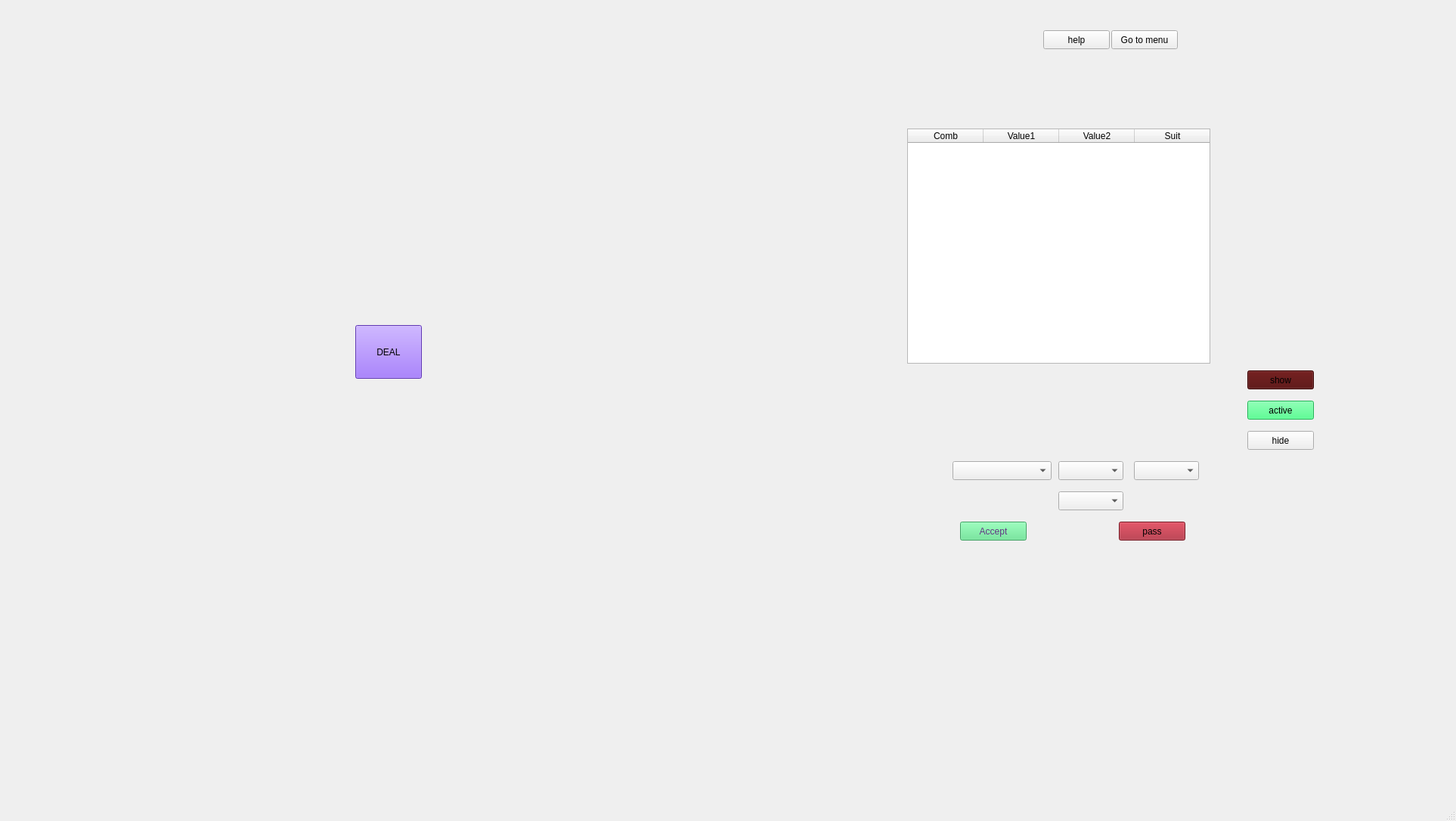
<?xml version="1.0" encoding="UTF-8"?>
<ui version="4.0">
 <class>PlayArena</class>
 <widget class="QMainWindow" name="PlayArena">
  <property name="geometry">
   <rect>
    <x>0</x>
    <y>0</y>
    <width>1926</width>
    <height>1086</height>
   </rect>
  </property>
  <property name="windowTitle">
   <string>PlayArena</string>
  </property>
  <property name="autoFillBackground">
   <bool>true</bool>
  </property>
  <property name="styleSheet">
   <string notr="true"/>
  </property>
  <widget class="QWidget" name="centralwidget">
   <widget class="QWidget" name="handWidget0" native="true">
    <property name="geometry">
     <rect>
      <x>370</x>
      <y>760</y>
      <width>321</width>
      <height>161</height>
     </rect>
    </property>
   </widget>
   <widget class="QWidget" name="deckImageWidget" native="true">
    <property name="geometry">
     <rect>
      <x>1020</x>
      <y>100</y>
      <width>120</width>
      <height>171</height>
     </rect>
    </property>
   </widget>
   <widget class="QWidget" name="handWidget1" native="true">
    <property name="geometry">
     <rect>
      <x>30</x>
      <y>500</y>
      <width>321</width>
      <height>161</height>
     </rect>
    </property>
   </widget>
   <widget class="QWidget" name="handWidget2" native="true">
    <property name="geometry">
     <rect>
      <x>10</x>
      <y>240</y>
      <width>321</width>
      <height>161</height>
     </rect>
    </property>
   </widget>
   <widget class="QWidget" name="handWidget3" native="true">
    <property name="geometry">
     <rect>
      <x>350</x>
      <y>20</y>
      <width>321</width>
      <height>161</height>
     </rect>
    </property>
   </widget>
   <widget class="QTableWidget" name="BetHistory">
    <property name="geometry">
     <rect>
      <x>1200</x>
      <y>170</y>
      <width>401</width>
      <height>311</height>
     </rect>
    </property>
    <property name="sizePolicy">
     <sizepolicy hsizetype="Fixed" vsizetype="Expanding">
      <horstretch>0</horstretch>
      <verstretch>0</verstretch>
     </sizepolicy>
    </property>
    <property name="autoFillBackground">
     <bool>false</bool>
    </property>
    <property name="styleSheet">
     <string notr="true"/>
    </property>
    <property name="horizontalScrollBarPolicy">
     <enum>Qt::ScrollBarAlwaysOff</enum>
    </property>
    <column>
     <property name="text">
      <string>Comb</string>
     </property>
    </column>
    <column>
     <property name="text">
      <string>Value1</string>
     </property>
    </column>
    <column>
     <property name="text">
      <string>Value2</string>
     </property>
    </column>
    <column>
     <property name="text">
      <string>Suit</string>
     </property>
    </column>
   </widget>
   <widget class="QWidget" name="handWidget4" native="true">
    <property name="geometry">
     <rect>
      <x>730</x>
      <y>270</y>
      <width>321</width>
      <height>161</height>
     </rect>
    </property>
   </widget>
   <widget class="QWidget" name="handWidget5" native="true">
    <property name="geometry">
     <rect>
      <x>730</x>
      <y>510</y>
      <width>321</width>
      <height>161</height>
     </rect>
    </property>
   </widget>
   <widget class="QWidget" name="endwidget" native="true">
    <property name="geometry">
     <rect>
      <x>350</x>
      <y>210</y>
      <width>341</width>
      <height>311</height>
     </rect>
    </property>
    <widget class="QLabel" name="endMesssadge">
     <property name="geometry">
      <rect>
       <x>35</x>
       <y>20</y>
       <width>201</width>
       <height>20</height>
      </rect>
     </property>
     <property name="text">
      <string/>
     </property>
    </widget>
    <widget class="QWidget" name="horizontalLayoutWidget">
     <property name="geometry">
      <rect>
       <x>10</x>
       <y>0</y>
       <width>321</width>
       <height>141</height>
      </rect>
     </property>
     <layout class="QHBoxLayout" name="cardPull"/>
    </widget>
    <widget class="QPushButton" name="startRound">
     <property name="geometry">
      <rect>
       <x>120</x>
       <y>220</y>
       <width>88</width>
       <height>71</height>
      </rect>
     </property>
     <property name="styleSheet">
      <string notr="true">QPushButton{background-color:#854DFA}</string>
     </property>
     <property name="text">
      <string>DEAL</string>
     </property>
    </widget>
    <widget class="QLabel" name="messadge">
     <property name="geometry">
      <rect>
       <x>10</x>
       <y>140</y>
       <width>151</width>
       <height>81</height>
      </rect>
     </property>
     <property name="text">
      <string/>
     </property>
    </widget>
   </widget>
   <widget class="QPushButton" name="helpButton">
    <property name="geometry">
     <rect>
      <x>1380</x>
      <y>40</y>
      <width>88</width>
      <height>25</height>
     </rect>
    </property>
    <property name="text">
     <string>help</string>
    </property>
   </widget>
   <widget class="QLabel" name="activeIndecator_0">
    <property name="geometry">
     <rect>
      <x>290</x>
      <y>826</y>
      <width>66</width>
      <height>61</height>
     </rect>
    </property>
    <property name="text">
     <string/>
    </property>
   </widget>
   <widget class="QLabel" name="activeIndecator_1">
    <property name="geometry">
     <rect>
      <x>20</x>
      <y>670</y>
      <width>66</width>
      <height>61</height>
     </rect>
    </property>
    <property name="text">
     <string/>
    </property>
   </widget>
   <widget class="QLabel" name="avtiveIndecator_3">
    <property name="geometry">
     <rect>
      <x>270</x>
      <y>20</y>
      <width>66</width>
      <height>51</height>
     </rect>
    </property>
    <property name="text">
     <string/>
    </property>
   </widget>
   <widget class="QLabel" name="avtiveIndecator_4">
    <property name="geometry">
     <rect>
      <x>910</x>
      <y>200</y>
      <width>66</width>
      <height>51</height>
     </rect>
    </property>
    <property name="text">
     <string/>
    </property>
   </widget>
   <widget class="QLabel" name="avtiveIndecator_5">
    <property name="geometry">
     <rect>
      <x>1000</x>
      <y>680</y>
      <width>66</width>
      <height>51</height>
     </rect>
    </property>
    <property name="text">
     <string/>
    </property>
   </widget>
   <widget class="QLabel" name="activeIndecator_2">
    <property name="geometry">
     <rect>
      <x>10</x>
      <y>160</y>
      <width>66</width>
      <height>61</height>
     </rect>
    </property>
    <property name="text">
     <string/>
    </property>
   </widget>
   <widget class="QPushButton" name="pushButton">
    <property name="geometry">
     <rect>
      <x>1470</x>
      <y>40</y>
      <width>88</width>
      <height>25</height>
     </rect>
    </property>
    <property name="text">
     <string>Go to menu</string>
    </property>
   </widget>
   <widget class="QWidget" name="widget" native="true">
    <property name="geometry">
     <rect>
      <x>1260</x>
      <y>610</y>
      <width>341</width>
      <height>121</height>
     </rect>
    </property>
    <widget class="QComboBox" name="combinationTitles">
     <property name="geometry">
      <rect>
       <x>0</x>
       <y>0</y>
       <width>131</width>
       <height>25</height>
      </rect>
     </property>
    </widget>
    <widget class="QComboBox" name="value_1Titles">
     <property name="geometry">
      <rect>
       <x>140</x>
       <y>0</y>
       <width>86</width>
       <height>25</height>
      </rect>
     </property>
    </widget>
    <widget class="QComboBox" name="SuitTitles">
     <property name="geometry">
      <rect>
       <x>240</x>
       <y>0</y>
       <width>86</width>
       <height>25</height>
      </rect>
     </property>
    </widget>
    <widget class="QComboBox" name="value_2Titles">
     <property name="geometry">
      <rect>
       <x>140</x>
       <y>40</y>
       <width>86</width>
       <height>25</height>
      </rect>
     </property>
    </widget>
    <widget class="QPushButton" name="passButton">
     <property name="geometry">
      <rect>
       <x>220</x>
       <y>80</y>
       <width>88</width>
       <height>25</height>
      </rect>
     </property>
     <property name="styleSheet">
      <string notr="true">background-color: rgb(165, 29, 45);</string>
     </property>
     <property name="text">
      <string>pass</string>
     </property>
    </widget>
    <widget class="QPushButton" name="acceptButton">
     <property name="geometry">
      <rect>
       <x>10</x>
       <y>80</y>
       <width>88</width>
       <height>25</height>
      </rect>
     </property>
     <property name="styleSheet">
      <string notr="true">background-color: rgb(87, 227, 137);
color: rgb(97, 53, 131);</string>
     </property>
     <property name="text">
      <string>Accept</string>
     </property>
    </widget>
   </widget>
   <widget class="QWidget" name="widget_2" native="true">
    <property name="geometry">
     <rect>
      <x>1640</x>
      <y>480</y>
      <width>120</width>
      <height>191</height>
     </rect>
    </property>
    <widget class="QPushButton" name="showButton">
     <property name="geometry">
      <rect>
       <x>10</x>
       <y>10</y>
       <width>88</width>
       <height>25</height>
      </rect>
     </property>
     <property name="styleSheet">
      <string notr="true">QPushButton{background-color:#4f0303}</string>
     </property>
     <property name="text">
      <string>show</string>
     </property>
    </widget>
    <widget class="QPushButton" name="hideButton">
     <property name="geometry">
      <rect>
       <x>10</x>
       <y>50</y>
       <width>88</width>
       <height>25</height>
      </rect>
     </property>
     <property name="styleSheet">
      <string notr="true">QPushButton{background-color:#2CFA75}</string>
     </property>
     <property name="text">
      <string>active</string>
     </property>
    </widget>
    <widget class="QPushButton" name="hideAllButton">
     <property name="geometry">
      <rect>
       <x>10</x>
       <y>90</y>
       <width>88</width>
       <height>25</height>
      </rect>
     </property>
     <property name="text">
      <string>hide</string>
     </property>
    </widget>
   </widget>
  </widget>
  <widget class="QMenuBar" name="menubar">
   <property name="geometry">
    <rect>
     <x>0</x>
     <y>0</y>
     <width>1926</width>
     <height>22</height>
    </rect>
   </property>
  </widget>
  <widget class="QStatusBar" name="statusbar"/>
 </widget>
 <resources/>
 <connections/>
</ui>
